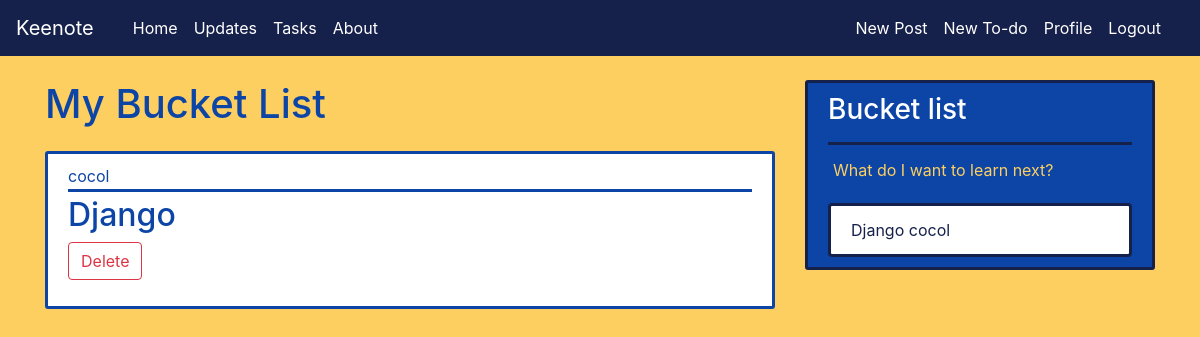
Page /mytasks/ (signed in) on the earlier database version.
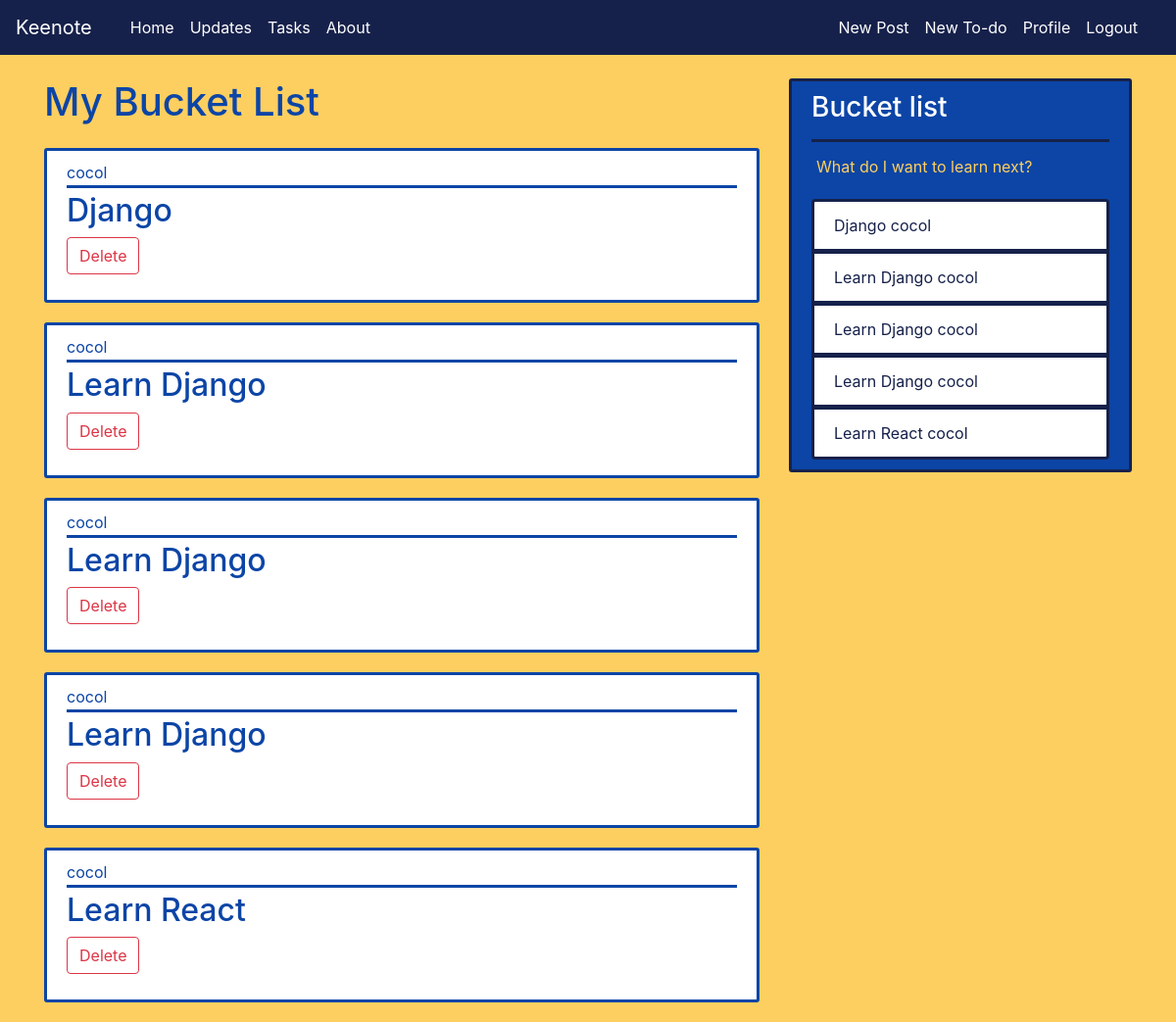
Same page on the later database version.
### blog/models.py (models this page shows, shortened)
class Skill(models.Model):
    title = models.CharField(max_length = 200)
    content = models.TextField()
    author = models.ForeignKey(User, on_delete=models.CASCADE)

### blog/views.py (the view)
# urls.py: path('mytasks/', MyTasksView.as_view(), name="my-tasks"),
class MyTasksView(LoginRequiredMixin, ListView):
    model = Skill
    template_name = "blog/mytasks.html" # naming convention:<app>/<model>_<viewtype>.html
    context_object_name = 'tasks'
    ordering = ['title']

### blog/templatetags/menu_items.py (called while the page is built)
@register.inclusion_tag('blog/menu_items.html')
def menu_items():
    user = User.objects.first()
    context = {
        'items': Skill.objects.filter(author=user) #filter(author=request.user)
    }
    return context #need to check user

### blog/templates/blog/mytasks.html (shortened to what this page needs)
{% extends "blog/base.html" %}
{% block content %}
<h1 class="main-home">My Bucket List</h1>
    {% for task in tasks %}
        {% if task.author == user %}
            <article class="media content-section">
                <div class="media-body">
                    <div class="article-metadata">
                        <a class="mr-2 article-author" href="#">{{ task.author }}</a>
                    </div>
                    <h2><a class="article-title" href="#">{{ task.title }}</a></h2>
                    <form action="{% url 'delete-task' pk=task.pk %}" method="POST" class="form-group">
                        <input class="btn btn-outline-danger" type="submit" value="Delete"/>
                    </form>
                </div>
            </article>
        {% endif %}
    {% endfor %}
{% endblock %}

### blog/templates/blog/menu_items.html
{% for item in items %}
        <li class="list-group-item list-group-item-light task-item">{{ item.title }}  {{ item.author }}</li>
{% endfor %}

Differences in the rows shown:
added Skill: author "cocol", title "Learn Django"
added Skill: author "cocol", title "Learn Django"
added Skill: author "cocol", title "Learn Django"
added Skill: author "cocol", title "Learn React"
